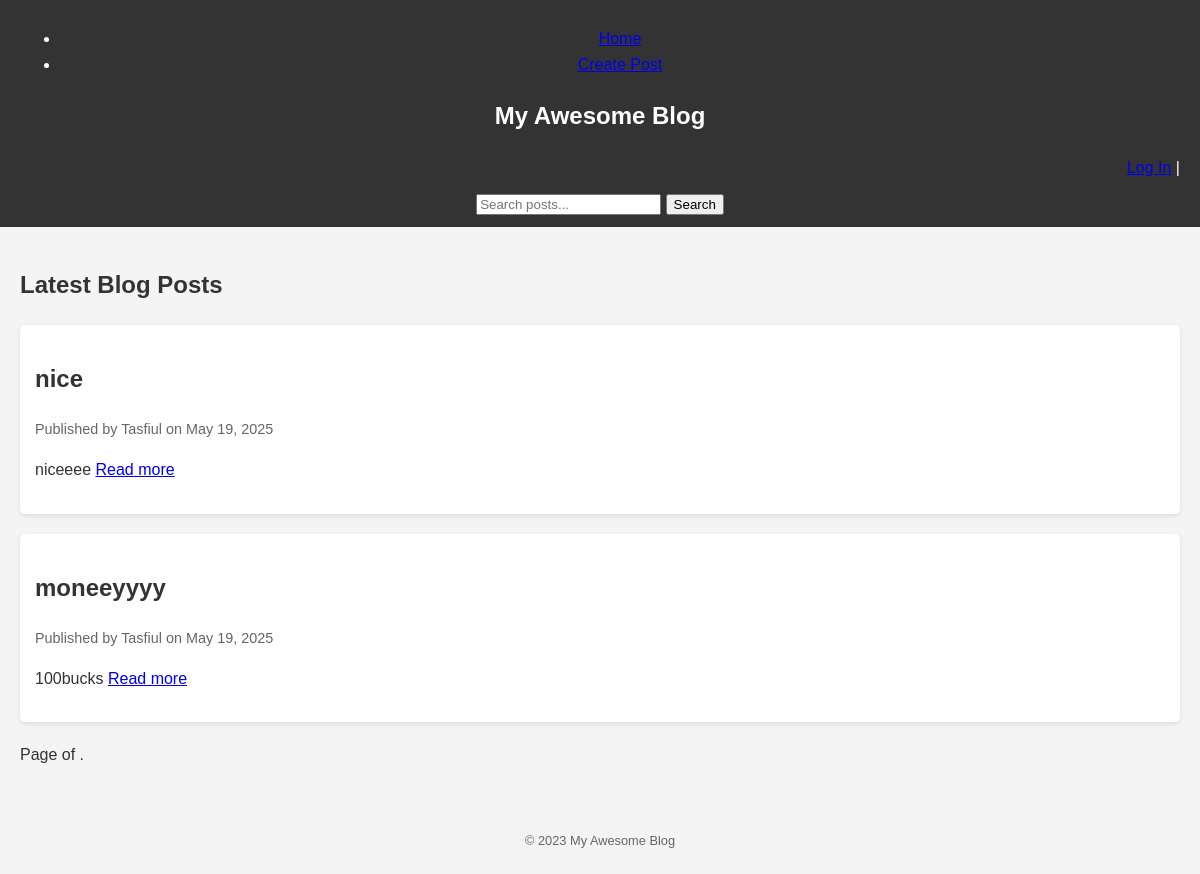
Before: / with the older database file.
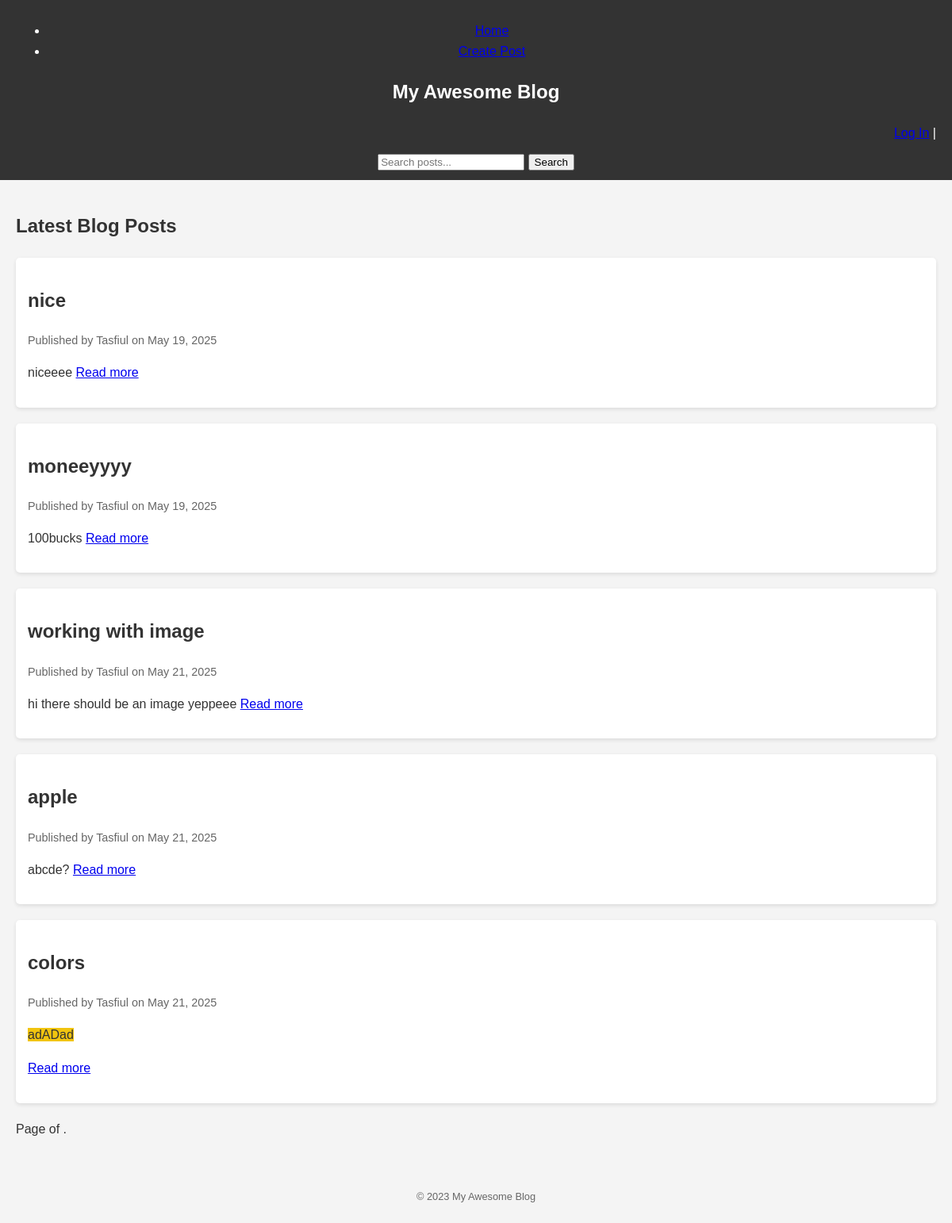
After: the same page with the newer database file.
### blog/models.py (models this page shows, shortened)
class Post(models.Model):
    title = models.CharField(max_length=200, unique=True)
    content = HTMLField()
    pub_date = models.DateTimeField(auto_now_add=True)
    author = models.ForeignKey(User, on_delete=models.CASCADE, related_name='blog_posts')
    image = models.ImageField(upload_to='post_images/', blank=True, null=True)
    def publish(self):
        self.pub_date = timezone.now()
        self.save()
    class Meta:
        ordering = ['pub_date']
        permissions = [
            ("can_publish", "Can publish posts"),
            ("can_unpublish", "Can unpublish posts"),
        ]

### blog/views.py (the view)
# urls.py: path('', views.PostListView.as_view(), name='post_list'),
class PostListView(ListView):
    model = Post
    template_name = 'blog/post_list.html'
    context_object_name = 'posts'
    paginate_by = 10  # Show 10 posts per page
    ordering = ['pub_date']  # Order by creation date, newest first
    def get_queryset(self):
        queryset = super().get_queryset()
        query = self.request.GET.get('q')
        if query:
            queryset = queryset.filter(
                Q(title__icontains=query) | Q(content__icontains=query)
            )
        return queryset

### blog/templates/blog/post_list.html (shortened to what this page needs)
{% extends 'blog/base.html' %}
{% block content %}
    <h2>Latest Blog Posts</h2>
    {% if posts %}
        {% for post in posts %}
            <article class="post">
                <h2><a href="{% url 'blog:post_detail' post.pk %}">{{ post.title }}</a></h2>
                <p class="post-meta">Published by {{ post.author.username }} on {{ post.pub_date|date:"F d, Y" }}</p>
                <p>{{ post.content|safe }} <a href="{% url 'blog:post_detail' post.pk %}">Read more</a></p>
            </article>
        {% endfor %}
    {% else %}
        <p>No blog posts found.</p>
        <p>
            <a href="{% url 'blog:post_create' %}" class="btn btn-primary">Create a new post</a>
        </p>
    {% endif %}
    <div class="pagination">
        <span class="step-links">
            {% with request.GET.q as current_query %}
                <span class="current">
                    Page {{ posts.number }} of {{ posts.paginator.num_pages }}.
                </span>
            {% endwith %}
        </span>
    </div>
{% endblock %}

### blog/templates/blog/base.html (shortened to what this page needs)
{% load static %}
<!DOCTYPE html>
<html>
<head>
    <link rel="stylesheet" href="{% static 'blog/style.css' %}">
</head>
<body>
    <header>
        <nav>
            <ul>
                <li><a href="{% url 'blog:post_list' %}">Home</a></li>
                <li><a href="{% url 'blog:post_create' %}">Create Post</a></li>
            </ul>
        <h1><a href="{% url 'blog:post_list' %}">My Awesome Blog</a></h1>
        <div style="text-align: right;">
            {% if user.is_authenticated %}
                Hello, {{ user.username }}.
                <form action="{% url 'logout' %}" method="post" style="display: inline;">
                    {% csrf_token %}
                    <button type="submit" style="background: none; border: none; color: #0057e7; cursor: pointer; padding: 0; font-size: 1em; text-decoration: underline;">
                        Log Out
                    </button>
                </form>
            {% else %}
                <a href="{% url 'login' %}">Log In</a> |
            {% endif %}
        </div>
        <form action="{% url 'blog:post_list' %}" method="get" style="margin-top: 10px;">
            <input type="text" name="q" placeholder="Search posts..." value="{{ request.GET.q|default_if_none:'' }}" required>
            <button type="submit">Search</button>
        </form>
        </nav>
    </header>
    <main>
        {% block content %}{% endblock %}
    </main>
    <footer>
        <p>&copy; 2023 My Awesome Blog</p>
    </footer>
</body>
</html>

### static/blog/style.css (style rules this page uses)
body { font-family: sans-serif; line-height: 1.6; margin: 0; padding: 0; background-color: #f4f4f4; color: #333; }
header { background: #333; color: #fff; padding: 10px 20px; text-align: center; }
header h1 a { color: #fff; text-decoration: none; }
main { padding: 20px; }
.post { background: #fff; padding: 15px; margin-bottom: 20px; border-radius: 5px; box-shadow: 0 2px 5px rgba(0,0,0,0.1); }
.post h2 a { color: #333; text-decoration: none; }
.post-meta { font-size: 0.9em; color: #666; margin-bottom: 10px; }
footer { text-align: center; padding: 10px; margin-top: 20px; color: #666; font-size: 0.8em; }

Changed rows visible on the page:
added Post: title "working with image", author.username "Tasfiul", pub_date "May 21, 2025", content "hi there should be an image yeppeee"
added Post: title "apple", author.username "Tasfiul", pub_date "May 21, 2025", content "abcde?"
added Post: title "colors", author.username "Tasfiul", pub_date "May 21, 2025", content "adADad"
